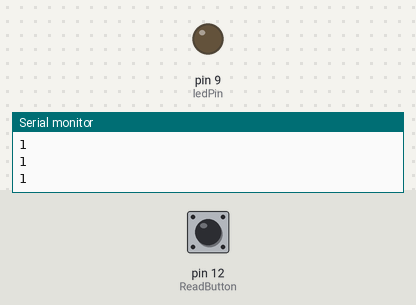
Simulated run of this sketch. Board: Arduino Uno, built with avr-gcc and run on an emulated ATmega328P. On the bench: output pins drawn as LEDs (lit = HIGH), the last lines printed to the serial monitor. Inputs (shaded band) come from the test bench; at power-on: pin 12 (ReadButton) HIGH.

Above: at 2.8 s.
2.9 s: pin 12 (ReadButton) pulled LOW for 1.2 s
At 5.0 s:
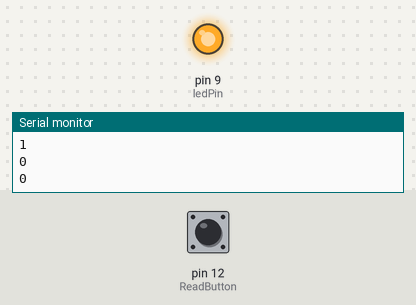
7.5 s: pin 12 (ReadButton) pulled LOW for 3.2 s
At 12.4 s:
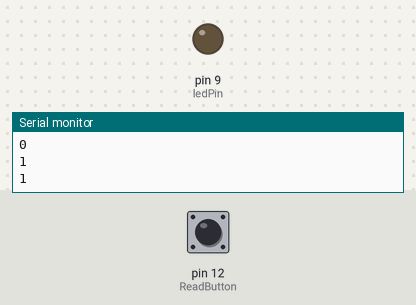
Timing chart, 0 to 13.9 s (numbered marks = the images above; inputs shaded):
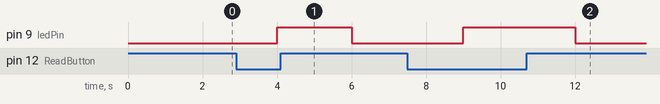

The sketch:

pushButton.ino
```cpp
int ReadButton=12;// since am reading digital signal from the Arduino the
//readPin must be connectedtothe pin with s sign infront
int ledPin=9;
int buttonVal;
int timeDelay=1000;
void setup() {
  // put your setup code here, to run once:
pinMode(ReadButton,INPUT);
pinMode(ledPin,OUTPUT);
Serial.begin(9600);
}

void loop() {
  // put your main code here, to run repeatedly:
buttonVal=digitalRead(ReadButton);//value read from th board(1 or 0)
Serial.println(buttonVal);
delay(timeDelay);
//This SWITCH ON the Led or SWITCH OFF the LED
if (buttonVal==0){
  digitalWrite(ledPin,HIGH);
  }
if (buttonVal==1){
  digitalWrite(ledPin,LOW);
  }
}
```

Measured:
- after the input at 2.9 s, pin 9 (ledPin): LOW → HIGH after 1.1 s, → LOW 2.0 s later
- after the input at 7.5 s, pin 9 (ledPin): LOW → HIGH after 1.5 s, → LOW 3.0 s later
